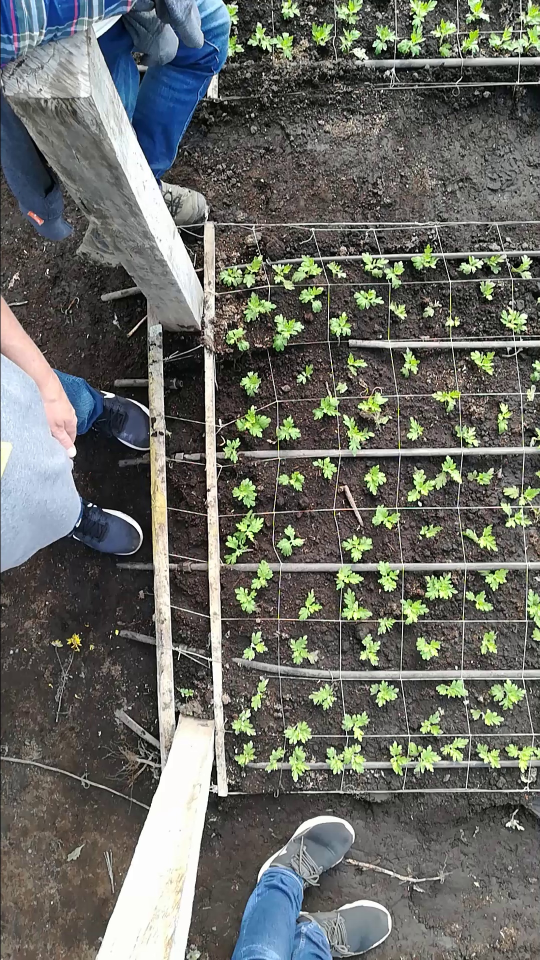
#> input picture images/1028_frame.jpg, 1080 x 1920 px (shown at 1/2 size)
$ python -i ImageCorrection.py   (imports and definitions only)   (older library calls are emulated)
#> lines starting #> are read from the running program, lines starting #| are printed output that depends on the picture
import ImageObj as imgObj
import numpy as np
import matplotlib.pyplot as plt
from scipy import ndimage
from skimage import color
import cv2
import math
import random as rng
import os
from datetime import datetime
import platform
from os import listdir
from os.path import isfile, join
import imageio
from plantcv import plantcv as pcv


# [778 lines left out: functions correct_angle, get_largest_line_setup, create_plants_mask, create_plants_color_mask, trim_black_stripes_by_angle, create_mask_filled_by_plants and 3 more, not called in this run]


def get_seedbed_mask(img_obj):  # 10_Frames_zona_de_plantulas alternative solution
    print("Getting_seed_bed_mask")
    image = img_obj.get_image()
    # 1 - Gets plants mask
    mask = create_mask_filled_by_plants(image)
    # gray_mask = cv2.cvtColor(mask, cv2.COLOR_BGR2GRAY)

    # 2 - Gets seedbed contour rect coordinates
    seedbed_coordinates, circulars_contour, im_tresh, seedbed_thresh = get_seedbed_contour_rect_coordinates(mask)
    # print(seedbed_coordinates)
    # This function get an image with just the seedbed
    drawing_mask = np.zeros((image.shape[0], image.shape[1], 3), dtype=np.uint8)
    drawing_mask[seedbed_coordinates[0][1]:seedbed_coordinates[2][1], :, :] = image[seedbed_coordinates[0][1]:
                                                                                    seedbed_coordinates[2][1], :, :]
    seedbed_mask = imgObj.ImageObj(drawing_mask, 0, 0)

    # print(seedbed_coordinates[0][1], seedbed_coordinates[2][1])
    return seedbed_mask


# [243 lines left out: functions check_small_object_to_remove, get_seedbed_coordinates, get_seedbed, delete_repeated_frames, not called in this run]


def mean2(x):
    y = np.sum(x) / np.size(x);
    return y


# [515 lines left out: functions corr2, split_video_frames, is_trash_frame, establish_reference_size_for_scaling, scale, set_standard_size_frame and 8 more, not called in this run]


# [90 lines not run here, left out]

>>> import cv2
>>> picture = cv2.imread('images/1028_frame.jpg', cv2.IMREAD_GRAYSCALE)
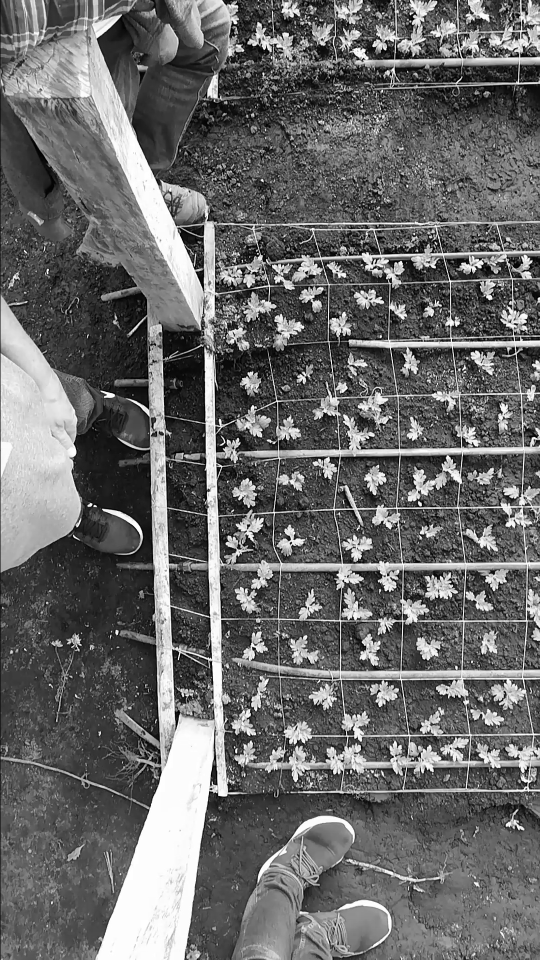
#> picture: shape (1920, 1080) (shown at 1/2 size); min 0, max 255, mean 105.2
#> (the run stopped early here; a loop or call above may not have finished)

$ run again, on images/1031_frame.jpg
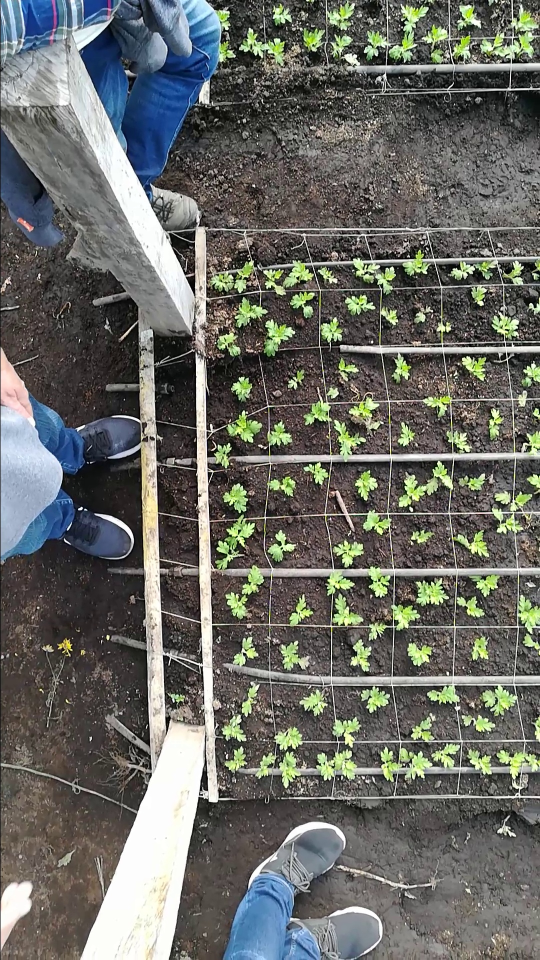
#> input picture images/1031_frame.jpg, 1080 x 1920 px (shown at 1/2 size)
#> `picture = cv2.imread('images/1028_frame.jpg', cv2.IMREAD_GRAYSCALE)`:
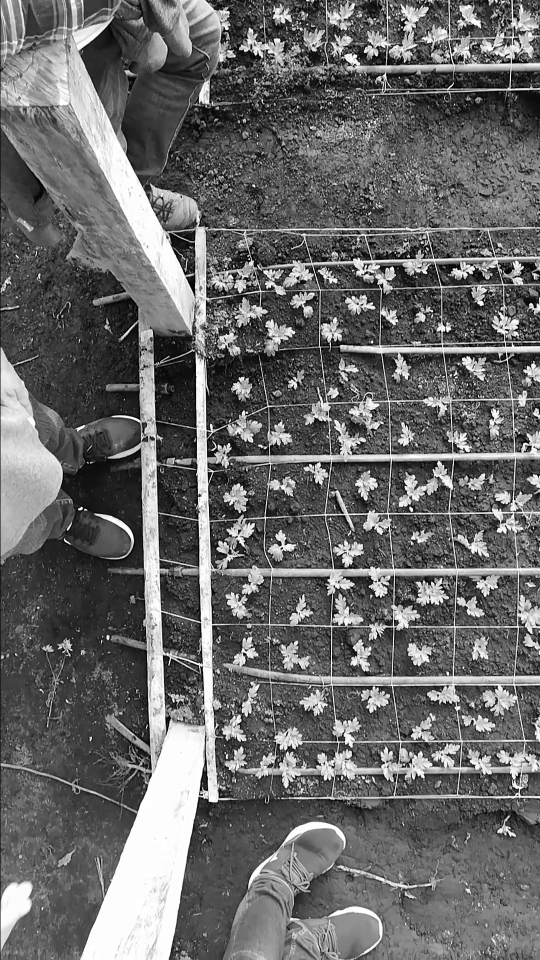
#> picture: shape (1920, 1080) (shown at 1/2 size); min 0, max 255, mean 105.3
